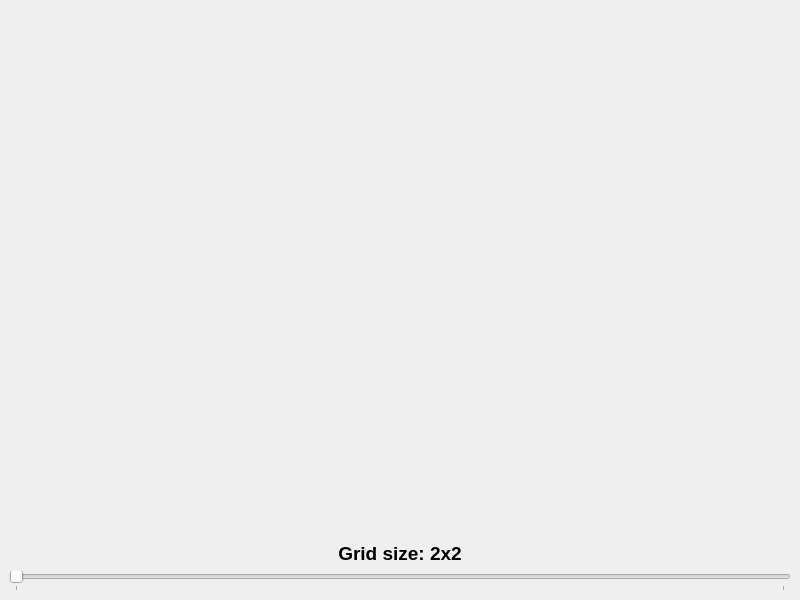
<?xml version="1.0" encoding="UTF-8"?>
<ui version="4.0">
 <class>MainWindow</class>
 <widget class="QMainWindow" name="MainWindow">
  <property name="geometry">
   <rect>
    <x>0</x>
    <y>0</y>
    <width>800</width>
    <height>600</height>
   </rect>
  </property>
  <property name="windowTitle">
   <string>MainWindow</string>
  </property>
  <widget class="QWidget" name="centralwidget">
   <property name="focusPolicy">
    <enum>Qt::FocusPolicy::StrongFocus</enum>
   </property>
   <layout class="QVBoxLayout" name="verticalLayout_2">
    <item>
     <spacer name="verticalSpacer">
      <property name="orientation">
       <enum>Qt::Orientation::Vertical</enum>
      </property>
      <property name="sizeHint" stdset="0">
       <size>
        <width>20</width>
        <height>525</height>
       </size>
      </property>
     </spacer>
    </item>
    <item>
     <widget class="QLabel" name="gridSizeLabel">
      <property name="font">
       <font>
        <pointsize>14</pointsize>
        <bold>true</bold>
       </font>
      </property>
      <property name="text">
       <string>Grid size: 2x2</string>
      </property>
      <property name="alignment">
       <set>Qt::AlignmentFlag::AlignCenter</set>
      </property>
     </widget>
    </item>
    <item>
     <widget class="QSlider" name="gridSizeSlider">
      <property name="minimum">
       <number>2</number>
      </property>
      <property name="maximum">
       <number>20</number>
      </property>
      <property name="orientation">
       <enum>Qt::Orientation::Horizontal</enum>
      </property>
      <property name="tickPosition">
       <enum>QSlider::TickPosition::TicksBelow</enum>
      </property>
      <property name="tickInterval">
       <number>18</number>
      </property>
     </widget>
    </item>
   </layout>
  </widget>
 </widget>
 <resources/>
 <connections/>
</ui>
